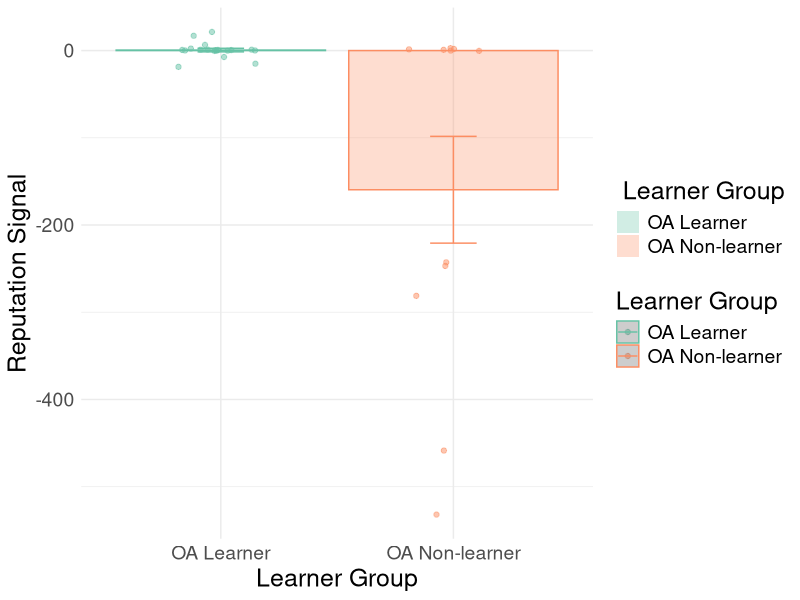

Recreate this plot in R. (Note: this script raises an error after producing the figure.)
# Graphs of neuroimaging cluster means
# 12.16.21 updated 7.27.22

# load required packages ####
library(here)
library(tidyverse)

# load source functions

# set hard-coded variables

# load data
#brain <- read.csv(here::here('data', 'SocialAL_cluster_activity.csv'))
brain <- read.csv(here::here('data', 'socialAL_OA_learner-nonlearner_ROIs.csv'))

# rename age groups
brain$Group[which(brain$Group == 'learn')] <- 'OA Learner'
brain$Group[which(brain$Group == 'nonlearn')] <- 'OA Non-learner'

# graph constants ####
lg = 18 # text size
sm = 14
custom_plot = list(theme(
  plot.title = element_text(size = 24),
  axis.title.x = element_text(size = lg), axis.text.x = element_text(size = sm),
  axis.title.y = element_text(size = lg), axis.text.y = element_text(size = sm), 
  legend.title = element_text(size = lg), legend.text = element_text(size = sm))
)

# create summary tables by age group ####
d1 <- brain %>% pivot_longer(cols = R_Angular_Gyrus:R_para_hipp, names_to = 'region', values_to = 'activation')

d2 <- d1 %>% 
  group_by(Group, region) %>%
  dplyr::summarise(mean = mean(activation), sd = sd(activation), 
                   se= sd(activation)/sqrt(n()))

# decision - rAG ####
rAGmeans <- d2[which(d2$region == 'R_Angular_Gyrus'),]
rAG <- ggplot() +
  geom_point(data = brain, aes(x = Group, y = R_Angular_Gyrus, colour = Group), 
             position = position_jitterdodge(jitter.height = .25), alpha = .5) +
  geom_bar(data = rAGmeans, aes(x = Group, y = mean, colour = Group, fill = Group), 
           stat='identity', alpha = 0.3, position=position_dodge()) +
  geom_errorbar(data = rAGmeans, aes(x = Group, y = mean, ymin=mean - se, 
                                     ymax = mean + se, colour = Group), 
                width = .2, position=position_dodge(.9)) + 
  xlab('Learner Group') + ylab('Reputation Signal') +
  scale_fill_brewer(palette="Set2", name=" Learner Group") + theme_minimal() + 
  scale_colour_brewer(palette="Set2", name="Learner Group") + custom_plot
saveRDS(rAG, here::here('figs', 'rAG.RDS'))

# decision - rphipp ####
rPHCmeans <- d2[which(d2$region == 'R_para_hipp'),]
rPHC <- ggplot() +
  geom_point(data = brain, aes(x = Group, y = R_para_hipp, colour = Group), 
             position = position_jitterdodge(jitter.height = .25), alpha = .5) +
  geom_bar(data = rPHCmeans, aes(x = Group, y = mean, colour = Group, fill = Group), 
           stat='identity', alpha = 0.3, position=position_dodge()) +
  geom_errorbar(data = rPHCmeans, aes(x = Group, y = mean, ymin=mean - se, 
                                        ymax = mean + se, colour = Group), 
                width = .2, position=position_dodge(.9)) + 
  xlab('Group') + ylab('Reputation Signal') +
  scale_fill_brewer(palette="Set2", name="Group") + theme_minimal() + 
  scale_colour_brewer(palette="Set2", name="Group") + custom_plot
saveRDS(rPHC, here::here('figs', 'rPHC.RDS'))
